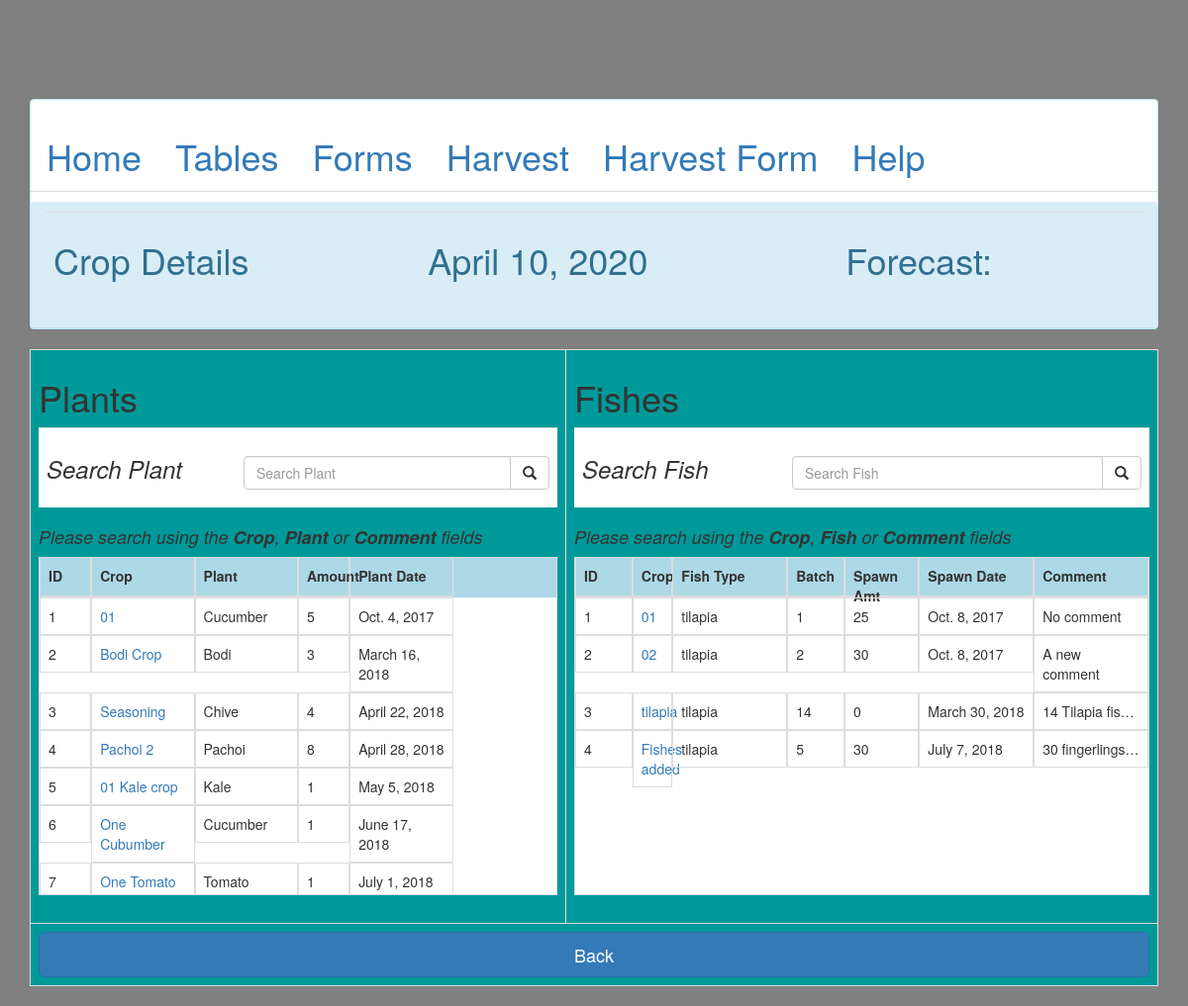
Page /aquaponics/plant/ on the committed database.
### aquaponics/models.py (models this page shows, shortened)
class plant(models.Model):
	crop = models.CharField(max_length=15)
	plant_type = models.ForeignKey(plant_type, on_delete=models.CASCADE)
	amount = models.IntegerField()
	plant_date = models.DateField('Date Planted')
	plant_time = models.TimeField('Time Planted')
	comment = models.TextField(null=True, blank=True)

class plant_type(models.Model):
	plant_name = models.CharField(max_length = 100)
	comment = models.TextField(null=True, blank=True)
	def __str__(self):
		return self.plant_name

class fish(models.Model):
	crop = models.CharField(max_length=15)
	fish_type = models.ForeignKey(fish_type, on_delete=models.CASCADE)
	batch = models.IntegerField()
	spawn_amount = models.IntegerField()
	spawn_date = models.DateField()
	comment = models.TextField(null=True, blank=True)

class fish_type(models.Model):
	fish_name = models.CharField(max_length = 100)
	comment = models.TextField(null=True, blank=True)
	def __str__(self):
		return self.fish_name

### aquaponics/views.py (the view)
def review(request):
    show = plant.objects.all()
    fishh = fish.objects.all()
    query = request.GET.get("q")
    if query:
        show = show.filter(
            Q(crop__icontains=query)|
            Q(plant_type__plant_name__icontains=query)|
            Q(comment__icontains=query)
            ).distinct()
    query1 = request.GET.get("r")
    if query1:
        fishh = fishh.filter(
            Q(crop__icontains=query1)|
            Q(fish_type__fish_name__icontains=query1)|
            Q(comment__icontains=query1)
            ).distinct()
    context = {
        "plantt":show,
        "fishh":fishh,
        "today":today,
        "forecast":forecast,
        "icon":icon,
    }
    return render(request, 'review.html', context)

### templates/review.html
{%extends "base1.html"%}
{%block title%}
<h1>Crop Details</h1>
{%endblock%}
{%block 1%}
<table class="table table-bordered" >
<tbody bgcolor="#009999">
<tr>
<td>
<h1>Plants</h1>
<table class="table">
<th><h3><i>Search Plant</i></h3></th>
<th>
<h3>
<form method ='GET' action=''>
 <div class="input-group">
    <input type="text" name='q' class="form-control" placeholder="Search Plant" value='{{ request.GET.q}}'/>
    <div class="input-group-btn">
      <button class="btn btn-default" type="submit">
        <i class="glyphicon glyphicon-search"></i>
      </button>
    </div>
</form>
</h3>
</th>
</table>
<h4><i>Please search using the <b>Crop</b>, <b>Plant</b> or <b>Comment</b> fields</i></h4>
<table class="table table-bordered table-hover" style="width:100%">
<thead class = "tthead", bgcolor="lightblue">
<tr class="ttr">
	<th class="tth" style="width:10%">ID</th>
	<th class="tth">Crop</th>
	<th class="tth">Plant</th>
	<th class="tth" style="width:10%">Amount</th>
	<th class="tth">Plant Date</th>
</tr>
</thead>
<tbody class="ttbody">
{%for i in plantt%}
	<tr class="ttr">
		<td class="ttd" style="width:10%">{{i.id}}</td>
		<td class="ttd"><a href="{% url 'forms_detail' id=i.id%}">{{i.crop}}</a></td>
		<td class="ttd">{{i.plant_type}}</td>
		<td class="ttd" style="width:10%">{{i.amount}}</td>
		<td class="ttd">{{i.plant_date}}</td>
	</tr>
{%endfor%}
</tbody>
</table>
</td>
<td>
<h1>Fishes</h1>
<table class="table">
<th><h3><i>Search Fish</i></h3></th>
<th>
<h3>
<form method ='GET' action=''>
 <div class="input-group">
    <input type="text" name='r' class="form-control" placeholder="Search Fish" value='{{ request.GET.r}}'/>
    <div class="input-group-btn">
      <button class="btn btn-default" type="submit">
        <i class="glyphicon glyphicon-search"></i>
      </button>
    </div>
</form>
</h3>
</th>
</table>
<h4><i>Please search using the <b>Crop</b>, <b>Fish</b> or <b>Comment</b> fields</i></h4>
<table class="table table-bordered table-hover" style="width:100%">
<thead class = "tthead", bgcolor="lightblue">
<tr class="ttr">
	<th class="tth" style="width:10%">ID</th>
	<th class="tth" style="width:7%">Crop</th>
	<th class="tth">Fish Type</th>
	<th class="tth" style="width:10%">Batch</th>
	<th class="tth" style="width:13%">Spawn Amt</th>
	<th class="tth">Spawn Date</th>
	<th class="tth">Comment</th>
</tr>
</thead>
<tbody class="ttbody">
{%for i in fishh%}
	<tr class = "ttr">
		<td class="ttd" style="width:10%">{{i.id}}</td>
		<td class="ttd" style="width:7%"><a href="{% url 'fish_detail' id=i.id%}">{{i.crop}}</a></td>
		<td class="ttd">{{i.fish_type}}</td>
		<td class="ttd" style="width:10%">{{i.batch}}</td>
		<td class="ttd" style="width:13%">{{i.spawn_amount}}</td>
		<td class="ttd">{{i.spawn_date}}</td>
		<td class="ttd">{{i.comment |truncatechars_html:15}}</td>
	</tr>
{%endfor%}
</tbody>
</table>
</td>
</tr>
<tr>
		<td colspan="2">
			<input type="button" class="btn btn-primary btn-block btn-lg" value="Back" onclick="javascript:history.go(-1);" class="btn btn-primary"/>
		</td>
</tr>
</tbody>
</table>
{%endblock%}

### static/css/baseone.css (style rules this page uses)
.tthead, .ttbody, .ttr, .ttd, .tth , .ttbody1, .ttd1, .tthead1, .tth1 { display: block; }
.ttr:after { content: ' '; display: block; visibility: hidden; clear: both; }
.tthead .tth { height: 40px; }
.ttbody { height: 300px; overflow-y: auto; }
.ttbody .ttd, .tthead .tth { width: 20%; float: left; }

### rows in the picture
plant: id "1", crop "01", plant_type "Cucumber", amount "5", plant_date "Oct. 4, 2017"
plant: id "2", crop "Bodi Crop", plant_type "Bodi", amount "3", plant_date "March 16, 2018"
plant: id "3", crop "Seasoning", plant_type "Chive", amount "4", plant_date "April 22, 2018"
plant: id "4", crop "Pachoi 2", plant_type "Pachoi", amount "8", plant_date "April 28, 2018"
plant: id "5", crop "01 Kale crop", plant_type "Kale", amount "1", plant_date "May 5, 2018"
plant: id "6", crop "One Cubumber", plant_type "Cucumber", amount "1", plant_date "June 17, 2018"
plant: id "7", crop "One Tomato…", plant_type "Tomato", amount "1", plant_date "July 1, 2018"
fish: id "1", crop "01", fish_type "tilapia", batch "1", spawn_amount "25", spawn_date "Oct. 8, 2017", comment "No comment"
fish: id "2", crop "02", fish_type "tilapia", batch "2", spawn_amount "30", spawn_date "Oct. 8, 2017", comment "A new comment"
fish: id "3", crop "tilapia", fish_type "tilapia", batch "14", spawn_amount "0", spawn_date "March 30, 2018", comment "14 Tilapia fis…"
fish: id "4", crop "Fishes added", fish_type "tilapia", batch "5", spawn_amount "30", spawn_date "July 7, 2018", comment "30 fingerlings…"

### other values in the picture
{{ today }} "April 10, 2020"
